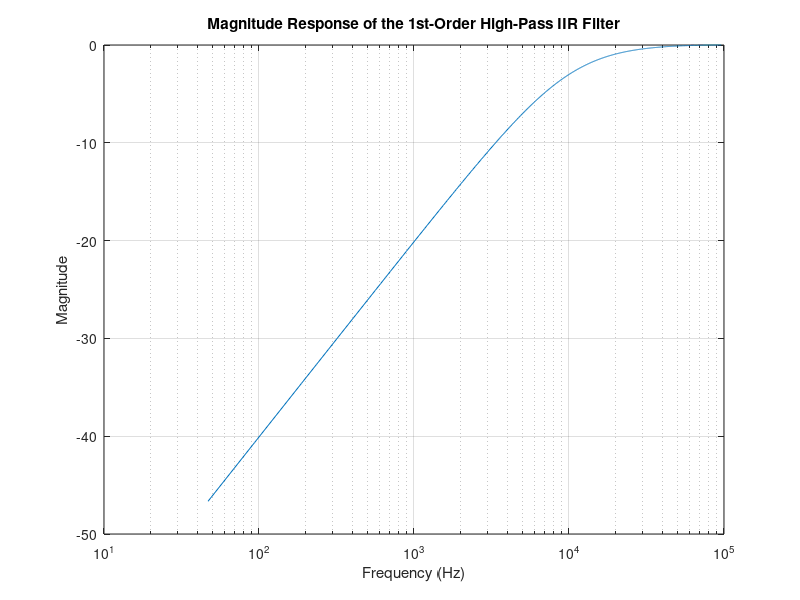

This chart was generated by the following MATLAB code:
% Sampling frequency and cutoff frequency
fs = 192000; % Sampling frequency in Hz
fc = 10000;    % Cutoff frequency in Hz

% Calculate pre-warped frequency
omega_c = 2 * pi * fc;
Omega_c = tan(omega_c / (2 * fs));

% Calculate filter coefficients
b0 = 1 / (1 + Omega_c);
b1 = -b0;
a1 = (Omega_c - 1) / (Omega_c + 1);

% Define filter coefficients
b = [b0, b1];  % Numerator coefficients
a = [1, a1];   % Denominator coefficients

% Frequency response of the filter
[H, f] = freqz(b, a, 2048, fs); % Compute frequency response

% Plot magnitude response
figure;
% plot(f, abs(H));
semilogx(f, 20*log10(abs(H)));
grid on;
xlabel('Frequency (Hz)');
ylabel('Magnitude');
title('Magnitude Response of the 1st-Order High-Pass IIR Filter');

format long
round(b0*2^14)
round(a1*2^14)